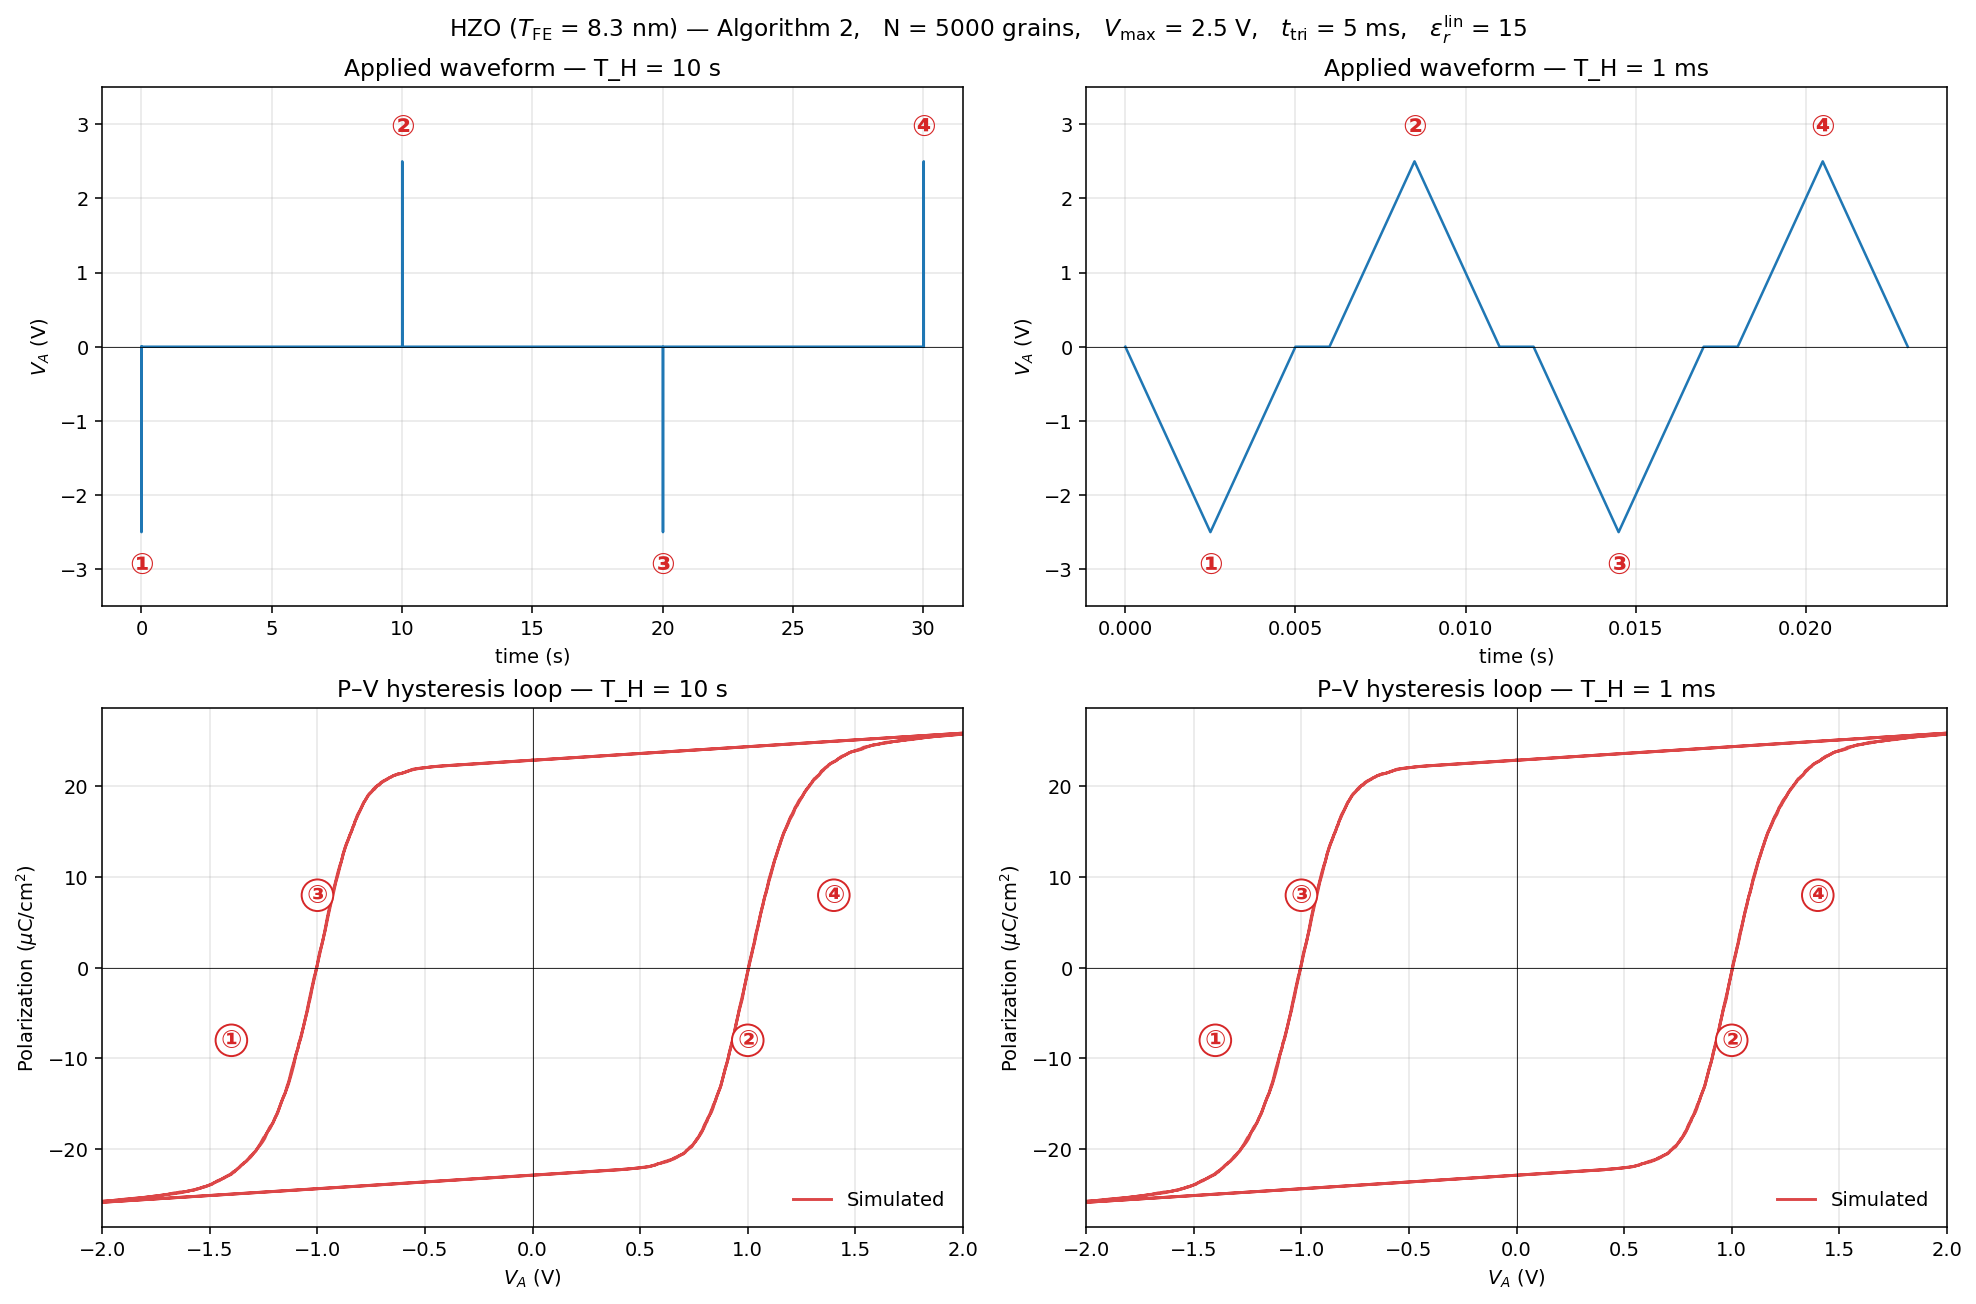

The script that saved this image:
"""
Algorithm 2 — General Monte Carlo Simulation of Ferroelectric Polarization
Reversal under arbitrary input waveforms.
==========================================================================

Reproduces the experimental four-pulse measurement protocol shown in the
figure: a sequence of triangular pulses ①②③④ of alternating polarity,
separated by hold periods T_H.

    ① negative triangle  ->  drives polarization to -P_R
    Hold T_H
    ② positive triangle  ->  drives polarization to +P_R
    Hold T_H
    ③ negative triangle  ->  drives polarization to -P_R
    Hold T_H
    ④ positive triangle  ->  drives polarization to +P_R

The P-V hysteresis loop is built by plotting P(t) vs V(t) for the full
waveform.  Pulses ② and ④ trace the right (positive-going) branch;
pulses ① and ③ trace the left (negative-going) branch — so the loop
is traced twice, matching the experimental double-line appearance.

Material:   HZO film, T_FE = 8.3 nm
Parameters: Table I, column g(E_a')

EDITABLE BLOCK at the bottom — change V_max, t_triangle, T_H, the sequence
of polarities, or the material parameters to run other experiments.
"""

import numpy as np
import matplotlib.pyplot as plt
from math import gamma


# ======================================================================
# Beta function  (replaces scipy.special.beta)
# ======================================================================
def beta_fn(p, q):
    return gamma(p) * gamma(q) / gamma(p + q)


# ======================================================================
# Material parameters  --  Table I, column g(E_a')
# ======================================================================
PARAMS_HZO = dict(
    a       = 12.1,
    b       = 1.79,        # MV/cm
    p       = 0.691,
    q       = 0.633,
    P_R     = 22.9,        # uC/cm^2
    tau_inf = 387e-9,      # s
    alpha   = 4.11,
    beta    = 2.07,
)
T_FE_HZO  = 8.3e-7         # film thickness in cm (8.3 nm)
EPS_R_LIN = 15.0           # effective linear permittivity (loop saturation slope)


# ======================================================================
# GB2 (Generalized Beta of the Second Kind) sampling
# ======================================================================
def gb2_sample(N, a, b, p, q, rng):
    """Sample N values from GB2(a, b, p, q) via Beta-prime transformation."""
    y = rng.beta(p, q, size=N)
    return b * (y / (1.0 - y)) ** (1.0 / a)


# ======================================================================
# Multi-pulse triangular waveform with hold periods
# ======================================================================
def build_multi_pulse(V_max, t_triangle, T_H, dt_active,
                      polarities=(-1, +1, -1, +1),
                      n_hold_pts=80):
    """
    Sequence of triangular pulses separated by hold periods.

    Each pulse: 0 -> sign*V_max -> 0   over duration t_triangle.
    Hold:        V = 0 for T_H seconds between consecutive pulses.

    Parameters
    ----------
    V_max         peak voltage (V)
    t_triangle    duration of one full triangular pulse (s)
    T_H           hold time between pulses (s) — use 0 to disable holds
    dt_active     timestep inside the pulses (s)
    polarities    iterable of pulse signs (+1 or -1) — length = # of pulses
    n_hold_pts    number of samples placed inside each hold (plotting only)

    Returns
    -------
    t, V          numpy arrays of equal length
    pulse_info    list of dicts {'start': t0, 'sign': +/-1} for each pulse
    """
    n_half = max(2, int(round((t_triangle / 2.0) / dt_active)))
    base_V = np.concatenate([
        np.linspace(0.0, 1.0, n_half + 1),
        np.linspace(1.0, 0.0, n_half + 1)[1:]
    ])
    base_t = np.linspace(0.0, t_triangle, len(base_V))

    ts, Vs = [], []
    pulse_info = []
    t_offset = 0.0
#Triangle waveform
    for ip, sign in enumerate(polarities):
        pulse_info.append({'start': t_offset, 'sign': sign})
        ts.append(t_offset + base_t)
        Vs.append(sign * V_max * base_V)
        t_offset += t_triangle

        # add hold (skip after the last pulse)
        if ip < len(polarities) - 1 and T_H > 1e-12:
            t_hold = t_offset + (np.arange(n_hold_pts) + 0.5) * (T_H / n_hold_pts)
            ts.append(t_hold)
            Vs.append(np.zeros(n_hold_pts))
            t_offset += T_H

    return np.concatenate(ts), np.concatenate(Vs), pulse_info


# ======================================================================
# Algorithm 2  -  General Monte Carlo simulation under arbitrary V(t)
# ======================================================================
def run_general_mc(t, V, T_FE, params, N=5000, seed=0, s_init=+1):
    """
    Implements Algorithm 2 with the auxiliary history parameter h^(i)(t).

    For each timestep [t, t+dt] and each grain:
        if s^(i) * E(t) < 0:                    # field opposes polarization
            tau^(i)   = tau_inf * exp((E_a^(i) / |E(t)|)^alpha)
            h_new     = h^(i) + dt / tau^(i)
            P^(i)     = 1 - exp( h^(i)^beta  -  h_new^beta )
            h^(i)     = h_new
            if Bernoulli(P^(i)) == 1:
                flip s^(i)
                h^(i) = 0           (relaxation upon switching)
    """
    rng = np.random.default_rng(seed)
    a, b, p, q     = params['a'], params['b'], params['p'], params['q']
    alpha, beta_w  = params['alpha'], params['beta']
    tau_inf, P_R   = params['tau_inf'], params['P_R']

    # 1) sample activation fields
    Ea = gb2_sample(N, a, b, p, q, rng)              # MV/cm
    # 2) convert applied voltage to electric field (MV/cm)
    E  = V / (T_FE * 1.0e6)

    # 3) initialise state and history
    if np.isscalar(s_init):
        s = np.full(N, s_init, dtype=np.int8)
    else:
        s = np.array(s_init, dtype=np.int8)
    h = np.zeros(N)

    # 4) time-stepping loop
    P = np.empty(len(t))
    P[0] = P_R * s.mean()

    for k in range(1, len(t)):
        dt_k = t[k] - t[k - 1]
        E_k  = E[k]

        # No field  -> nothing can happen (condition s*E < 0 not satisfied)
        if abs(E_k) < 1.0e-15:
            P[k] = P_R * s.mean()
            continue

        # Candidates: grains whose polarization opposes the current field
        cond = (s * E_k) < 0
        if not cond.any():
            P[k] = P_R * s.mean()
            continue

        idx   = np.where(cond)[0]
        Ea_c  = Ea[idx]
        h_c   = h[idx]
        tau_c = tau_inf * np.exp((Ea_c / abs(E_k)) ** alpha)
        h_new = h_c + dt_k / tau_c

        # conditional Weibull switching probability for [h, h_new]
        P_sw = 1.0 - np.exp(h_c ** beta_w - h_new ** beta_w)
        P_sw = np.clip(P_sw, 0.0, 1.0)

        # advance h, then Bernoulli draws
        h[idx] = h_new
        flips     = rng.random(len(idx)) < P_sw
        flip_idx  = idx[flips]
        s[flip_idx] *= -1                 # flip the polarization
        h[flip_idx]  = 0.0                # h-relaxation after a switch

        P[k] = P_R * s.mean()

    return P, s, h


# ======================================================================
# Linear dielectric (capacitive) background — gives the saturation slope
# ======================================================================
def linear_capacitance_contribution(V, T_FE, eps_r):
    """Linear P-contribution in uC/cm^2."""
    if eps_r <= 1:
        return np.zeros_like(V)
    # eps_0 = 8.854e-14 F/cm
    # P_lin [C/cm^2] = (eps_r - 1) * eps_0 * V / T_FE
    # Convert to uC/cm^2 by multiplying by 1e6:
    return (eps_r - 1) * 8.854e-8 * V / T_FE


# ======================================================================
# ===========  EDITABLE BLOCK  =========================================
# ======================================================================
if __name__ == "__main__":

    # ---- waveform settings ---------------------------------------
    V_max      = 2.5                      # peak voltage (V)
    t_triangle = 5.0e-3                   # pulse width (s)
    dt_active  = 5.0e-6                   # timestep inside the pulses (s)
    N_grains   = 5000                     # MC ensemble size
    seed       = 42
    s_init     = +1                       # initial state  (+1 -> start at +P_R)
    polarities = (-1, +1, -1, +1)         # pulses ① ② ③ ④

    # ---- hold times to compare -----------------------------------
    hold_cases = [('T_H = 10 s', 10.0),
                  ('T_H = 1 ms', 1.0e-3)]

    # ---- run all cases -------------------------------------------
    data = {}
    for label, T_H in hold_cases:
        t, V, pulse_info = build_multi_pulse(
            V_max, t_triangle, T_H, dt_active, polarities=polarities,
        )
        P_FE, _, _ = run_general_mc(
            t, V, T_FE_HZO, PARAMS_HZO,
            N=N_grains, seed=seed, s_init=s_init,
        )
        P_meas = P_FE + linear_capacitance_contribution(V, T_FE_HZO, EPS_R_LIN)
        data[label] = dict(t=t, V=V, P_FE=P_FE, P_meas=P_meas,
                           pulse_info=pulse_info, T_H=T_H)

    # ---- figure ---------------------------------------------------
    circ = ['\u2460', '\u2461', '\u2462', '\u2463']     # ① ② ③ ④
    fig, axes = plt.subplots(2, 2, figsize=(14, 9.2),
                              constrained_layout=True)

    for col, (label, T_H) in enumerate(hold_cases):
        d = data[label]

        # ---- (a) applied waveform -------------------------------
        ax = axes[0, col]
        ax.plot(d['t'], d['V'], lw=1.3, color='C0')
        ax.set_xlabel('time (s)')
        ax.set_ylabel(r'$V_A$ (V)')
        ax.set_title(f'Applied waveform — {label}')
        ax.grid(True, alpha=0.3)
        ax.axhline(0, color='k', lw=0.4)
        ax.set_ylim(-V_max * 1.4, V_max * 1.4)
        for pi, cl in zip(d['pulse_info'], circ):
            y_lab = pi['sign'] * V_max * 1.18
            ax.text(pi['start'] + t_triangle / 2.0, y_lab, cl,
                    ha='center', va='center', fontsize=15,
                    color='C3', weight='bold')

        # ---- (b/c) P-V hysteresis loop --------------------------
        ax = axes[1, col]
        ax.plot(d['V'], d['P_meas'], lw=1.5, color='C3', alpha=0.85,
                label='Simulated')
        ax.set_xlabel(r'$V_A$ (V)')
        ax.set_ylabel(r'Polarization ($\mu$C/cm$^2$)')
        ax.set_title(f'P–V hysteresis loop — {label}')
        ax.grid(True, alpha=0.3)
        ax.axhline(0, color='k', lw=0.4)
        ax.axvline(0, color='k', lw=0.4)
        ax.set_xlim(-2.0, 2.0)
        ax.set_ylim(-PARAMS_HZO['P_R'] * 1.25, PARAMS_HZO['P_R'] * 1.25)
        ax.legend(loc='lower right', frameon=False)

        # annotations -- ① ③ on left side (negative switching),
        #               ② ④ on right side (positive switching)
        ann_kw = dict(fontsize=13, color='C3', weight='bold',
                      ha='center', va='center',
                      bbox=dict(boxstyle='circle,pad=0.15',
                                fc='white', ec='C3', lw=1))
        ax.text(-1.4, -8, circ[0], **ann_kw)
        ax.text(+1.0, -8, circ[1], **ann_kw)
        ax.text(-1.0, +8, circ[2], **ann_kw)
        ax.text(+1.4, +8, circ[3], **ann_kw)

    fig.suptitle(
        r'HZO ($T_\mathrm{FE}$ = 8.3 nm) — Algorithm 2,   '
        f'N = {N_grains} grains,   '
        f'$V_\\mathrm{{max}}$ = {V_max} V,   '
        f'$t_\\mathrm{{tri}}$ = {t_triangle * 1e3:g} ms,   '
        f'$\\varepsilon_r^\\mathrm{{lin}}$ = {EPS_R_LIN:g}',
        fontsize=12,
    )
    plt.savefig('algorithm2_4pulse_pv_loops.png', dpi=140,
                bbox_inches='tight')
    plt.show()

    # ---- summary -------------------------------------------------
    print("=" * 64)
    print(f"4-pulse measurement protocol — summary")
    print(f"  V_max = {V_max} V,  t_triangle = {t_triangle*1e3:g} ms,  "
          f"N = {N_grains},  polarities = {polarities}")
    for label, T_H in hold_cases:
        d = data[label]
        print(f"  {label}:  final P_meas = {d['P_meas'][-1]:+6.2f} uC/cm^2  "
              f"(P_FE = {d['P_FE'][-1]:+6.2f})")
    print("=" * 64)
